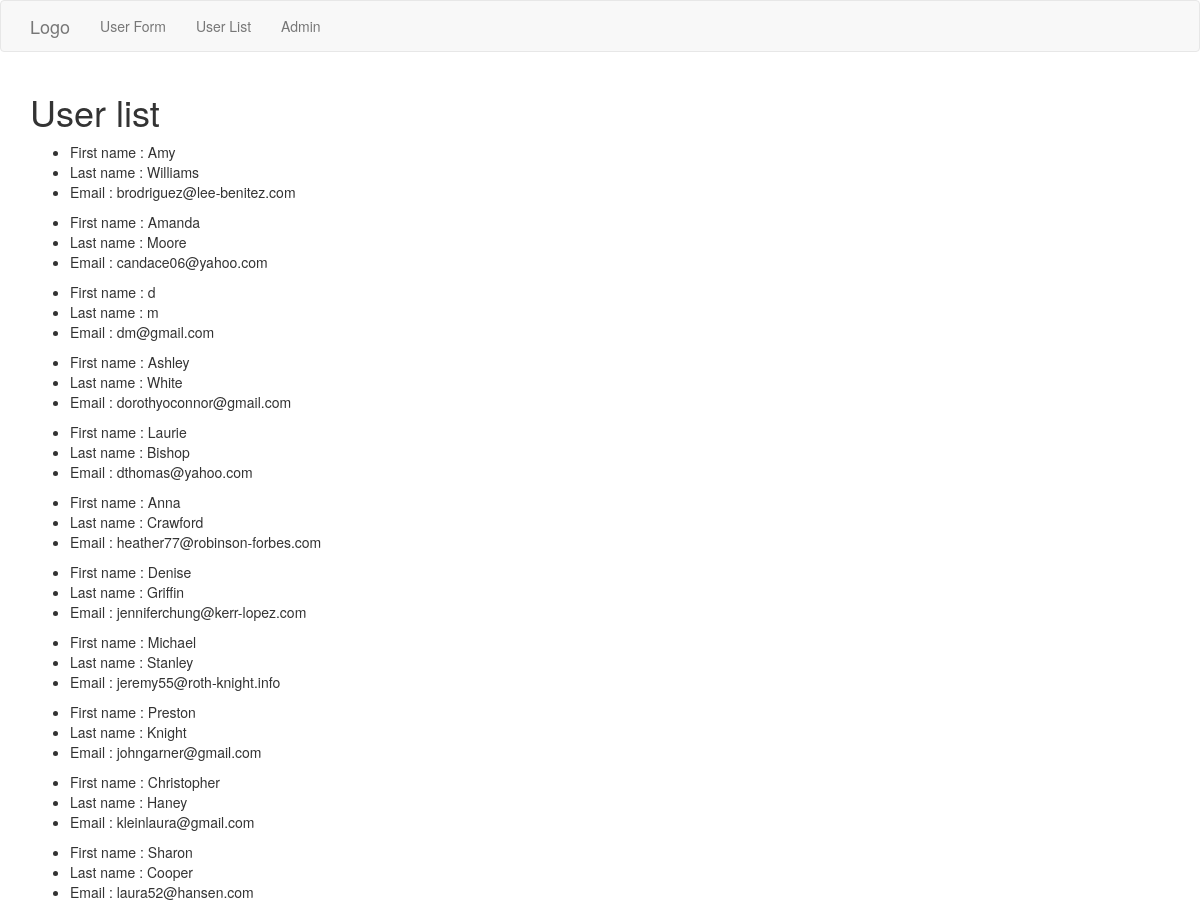
Before: /user/user-list (upper part) with the older database file.
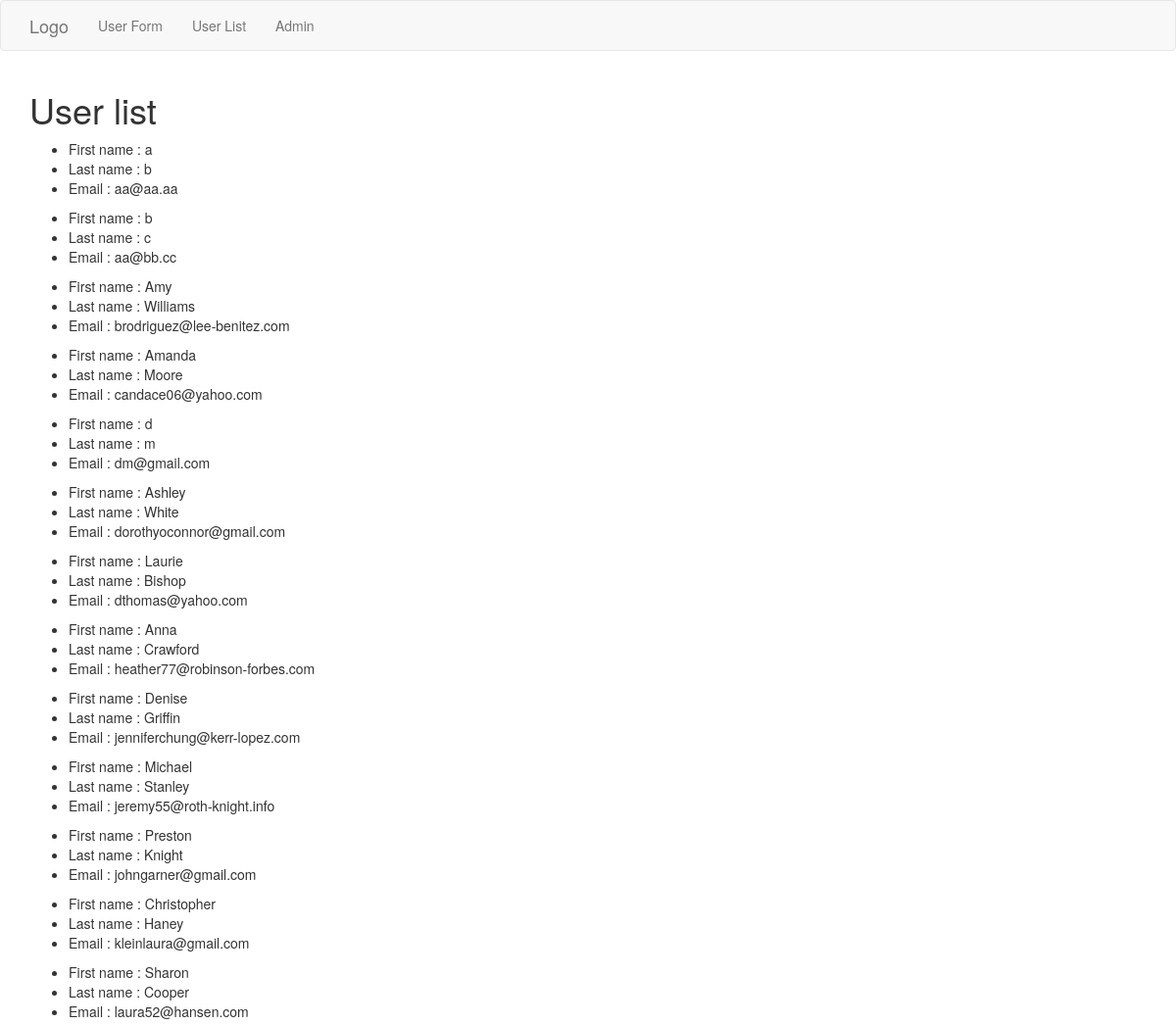
After: the same page with the newer database file.
### userapp/models.py (models this page shows)
class User(models.Model):
    first_name = models.CharField(max_length=128)
    last_name = models.CharField(max_length=128)
    email = models.CharField(max_length=264, unique=True)

### userapp/views.py (the view)
# urls.py: url('user-list', views.user_list_view, name='user_list'),
def user_list_view(request):
    user_list = User.objects.order_by('email')
    user_dict = {'user_list': user_list}
    return render(request, 'userapp/user_list.html', context=user_dict)

### templates/userapp/user_list.html
<!DOCTYPE html>
{% extends "userapp/base.html" %}
{% block body_block %}
<h1>User list</h1>
{% if user_list %}
<div>
    {% for user in user_list %}
    <ul>
        <li>First name : {{user.first_name}}</li>
        <li>Last name : {{user.last_name}}</li>
        <li>Email : {{user.email}}</li>
    </ul>
    {% endfor %}
</div>
{% endif %}
</div>
{% endblock %}

### templates/userapp/base.html (shortened to what this page needs)
<!DOCTYPE html>
<html lang="en">
<head>
    <link rel="stylesheet" href="https://maxcdn.bootstrapcdn.com/bootstrap/3.3.7/css/bootstrap.min.css"
>
</head>
<body>
    <nav class="navbar navbar-default">
        <div class="container">
            <div class="navbar-header">
                <a class="navbar-brand" href="{% url 'index' %}">Logo</a>
            </div>
            <ul class="nav navbar-nav">
                <li class="navbar-link">
                    <a href="{% url 'userapp:user_form' %}">User Form</a>
                </li>
                <li class="navbar-link">
                    <a href="{% url 'userapp:user_list' %}">User List</a>
                </li>
                <li class="navbar-link">
                    <a href="{% url 'admin:index' %}">Admin</a>
                </li>
            </ul>
        </div>
    </nav>
    <div class="container">
        {% block body_block %}
        {% endblock %}
</body>
</html>

Changed rows visible on the page:
added User: first_name "a", last_name "b", email "aa@aa.aa"
added User: first_name "b", last_name "c", email "aa@bb.cc"
